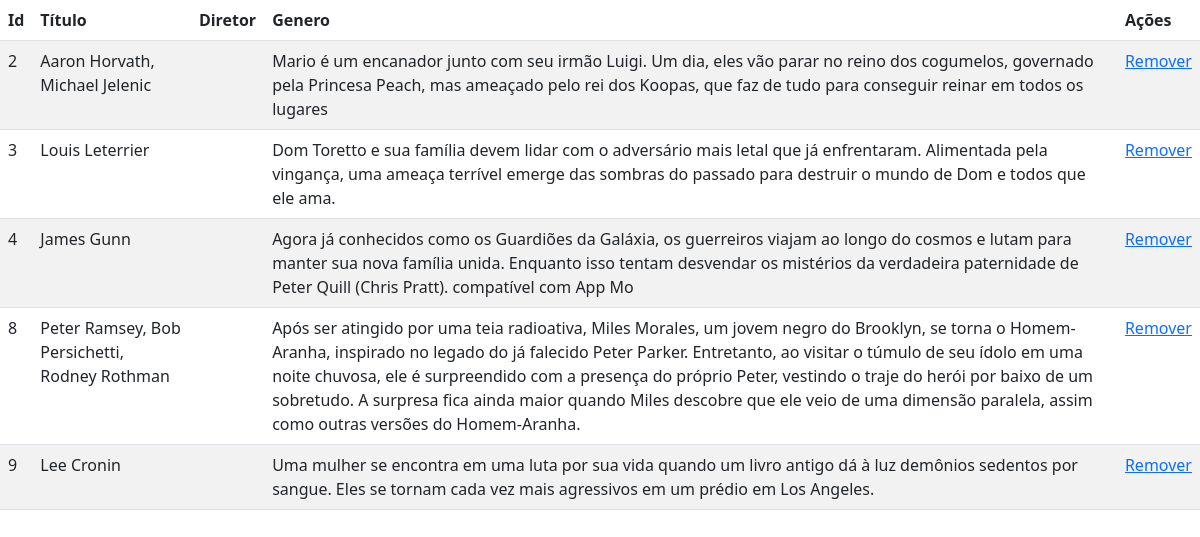
The page /filme-lista.php on the database its author committed.
### tables this page shows
CREATE TABLE IF NOT EXISTS `tbfilme` (
  `idFilme` int NOT NULL AUTO_INCREMENT,
  `titulo` varchar(100) DEFAULT NULL,
  `diretor` varchar(50) DEFAULT NULL,
  `duracao` varchar(50) NOT NULL,
  `descricao` varchar(500) DEFAULT NULL,
  `classificacao` varchar(100) NOT NULL,
  `ano` varchar(50) NOT NULL,
  `idGenero` int DEFAULT NULL,
  `link` varchar(1000) NOT NULL,
  `img` varchar(1000) NOT NULL,
  PRIMARY KEY (`idFilme`),
  KEY `idGenero` (`idGenero`)
);

### filme-lista.php (the view, shortened to what this page needs)
<?php include("conexao.php"); ?>
<!DOCTYPE html>
<html lang="en">
<head>
    <link href="https://cdn.jsdelivr.net/npm/bootstrap@5.3.0-alpha3/dist/css/bootstrap.min.css" rel="stylesheet">
</head>
<body>
    <section>
        <table class="table table-striped">
            <thead>
            <tr>
                <th scope="col">Id</th>
                <th scope="col">Título</th>
                <th scope="col">Diretor</th>
                <th scope="col">Genero</th>
                <th scope="col">Ações</th>
            </tr>
            </thead>
            <tbody>
            <?php
                $stmt = $pdo->prepare("select * from tbfilme");
                $stmt ->execute();
                while($row = $stmt ->fetch(PDO::FETCH_BOTH)){
                    echo "<tr class='celula'>";
                        echo "<td> $row[0] </td>";
                        echo "<td> $row[2] </td>";
                        echo "<td> $row[3] </td>";
                        echo "<td> $row[4] </td>";
                        echo "<td>
                         <a href ='filme-remover.php?id= $row[0]'> Remover </a>
                          </td>";
                    echo "</tr>";
                }
            ?>
            </tbody>
        </table>
    </section>
</body>
</html>

### rows shown on the page
tbfilme: idFilme "2", diretor "Aaron Horvath, Michael Jelenic", descricao "Mario é um encanador junto com seu irmão Luigi. Um dia, eles vão parar no reino dos cogumelos, governado pela Princesa Peach, mas ameaçado pelo rei dos Koopas, que faz de tudo para conseguir reinar em todos os lugares"
tbfilme: idFilme "3", diretor "Louis Leterrier", descricao "Dom Toretto e sua família devem lidar com o adversário mais letal que já enfrentaram. Alimentada pela vingança, uma ameaça terrível emerge das sombras do passado para destruir o mundo de Dom e todos que ele ama."
tbfilme: idFilme "4", diretor "James Gunn", descricao "Agora já conhecidos como os Guardiões da Galáxia, os guerreiros viajam ao longo do cosmos e lutam para manter sua nova família unida. Enquanto isso tentam desvendar os mistérios da verdadeira paternidade de Peter Quill (Chris Pratt). compatível com App Mo"
tbfilme: idFilme "8", diretor "Peter Ramsey, Bob Persichetti, Rodney Rothman", descricao "Após ser atingido por uma teia radioativa, Miles Morales, um jovem negro do Brooklyn, se torna o Homem-Aranha, inspirado no legado do já falecido Peter Parker. Entretanto, ao visitar o túmulo de seu ídolo em uma noite chuvosa, ele é surpreendido com a presença do próprio Peter, vestindo o traje do herói por baixo de um sobretudo. A surpresa fica ainda maior quando Miles descobre que ele veio de uma dimensão paralela, assim como outras versões do Homem-Aranha."
tbfilme: idFilme "9", diretor "Lee Cronin", descricao "Uma mulher se encontra em uma luta por sua vida quando um livro antigo dá à luz demônios sedentos por sangue. Eles se tornam cada vez mais agressivos em um prédio em Los Angeles."
